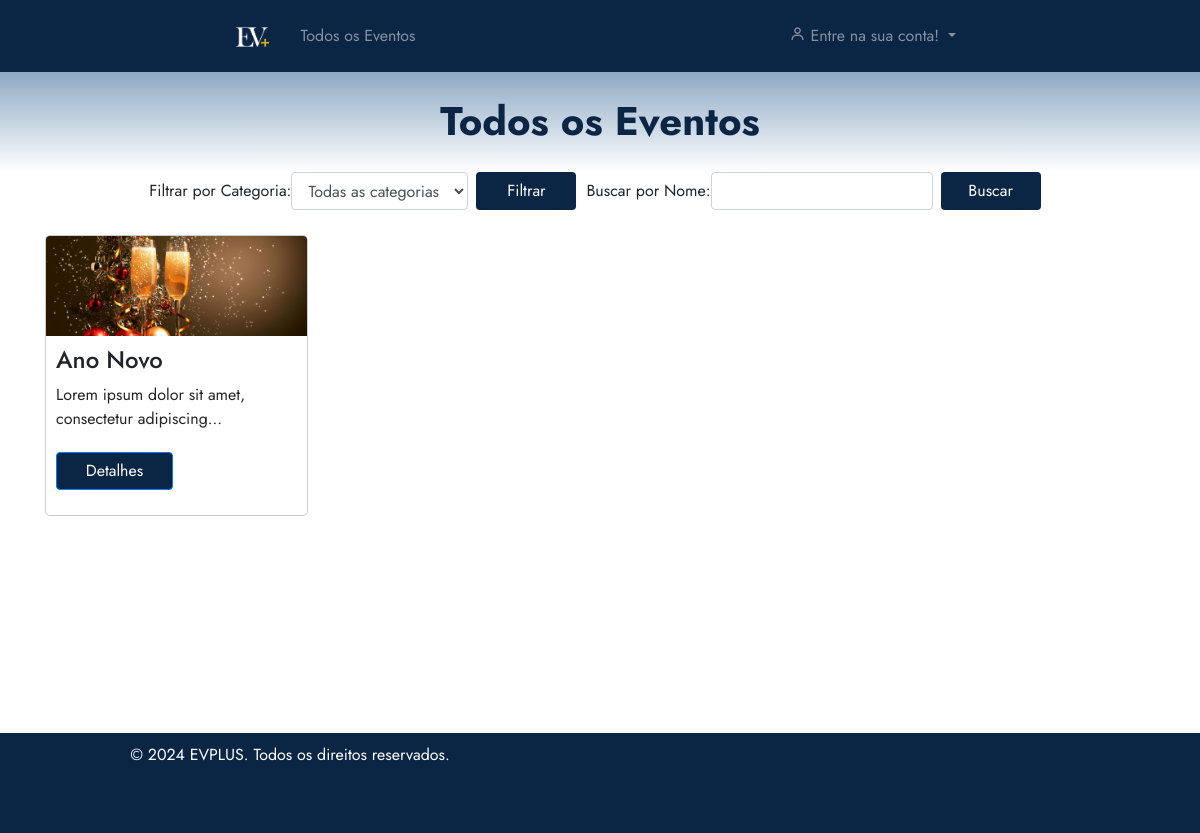
The app's page /eventos/todos-eventos/ with its own data.
### eventos/models.py (models this page shows, shortened)
class Evento(models.Model):
    user = models.ForeignKey(User, on_delete=models.CASCADE)
    clients = models.ManyToManyField(User, through='Inscricao', related_name='eventos')
    name = models.CharField(max_length=100)
    description = models.TextField()
    local = models.CharField(max_length=100)
    date = models.DateField()
    time = models.TimeField()
    category = models.CharField(max_length=100)
    banner = models.ImageField(null=True, blank=True, upload_to='banners/')
    limite_inscricoes = models.PositiveIntegerField(null=True, blank=True, verbose_name="Limite de Inscrições")
    finalizado = models.BooleanField(default=False)
    certificados = models.ManyToManyField(User, through='Certificado', related_name='eventos_certificados')
    avaliacoes = models.ManyToManyField(User, through='Avaliacao', related_name='eventos_avaliados')

### eventos/views.py (the view)
# urls.py: path('todos-eventos/', views.listarTodosEventos, name='todos_eventos'),
def listarTodosEventos(request):
    finalizarEventosVencidos()
    categoria = request.GET.get('categoria')
    nome = request.GET.get('nome')
    eventosDisponiveis = Evento.objects.filter(finalizado=False)
    if categoria:
        eventosDisponiveis = eventosDisponiveis.filter(category=categoria)
    if nome:
        eventosDisponiveis = eventosDisponiveis.filter(name__icontains=nome)
    for evento in eventosDisponiveis:
        if len(evento.name) > 15:
            evento.name = evento.name[:15] + '...'
        if len(evento.description) > 50:
            evento.description = evento.description[:50] + '...'
    return render(request, 'todosEventos.html', {'eventos': eventosDisponiveis})

### eventos/views.py (called while the page is built)
def finalizarEventosVencidos():
    eventos_vencidos = Evento.objects.filter(finalizado=False, date__lt=timezone.now())
    for evento in eventos_vencidos:
        evento.finalizado = True
        evento.save()

### eventos/templates/todosEventos.html (shortened to what this page needs)
{% extends 'base.html' %}
{% load static %}
{% block 'head' %}
    <link rel="stylesheet" href="{% static 'eventos/css/todosEventos.css' %}">
{% endblock %}
{% block 'dashboard' %}
    <div class="container">
        <div class="row">
            <div class="col-md-12">
                <form method="GET" action="{% url 'eventos:todos_eventos' %}" class="form-inline">
                    <div class="form-group mr-2">
                        <label for="categoria">Filtrar por Categoria:</label>
                        <select class="form-control" id="categoria" name="categoria">
                            <option value="">Todas as categorias</option>
                        </select>
                    </div>
                    <button type="submit" class="btn btn-filter">Filtrar</button>
                    <div class="form-group">
                        <label for="nome">Buscar por Nome:</label>
                        <input type="text" class="form-control mr-2" id="nome" name="nome">
                    </div>
                    <button type="submit" class="btn btn-filter">Buscar</button>
                </form>
            </div>
        </div>
        <div class="row" style="margin-bottom: 200px;">
            {% for evento in eventos %}
                <div class="col-md-4">
                    <div class="evento-card">
                        {% if evento.banner %}
                            <div class="evento-thumbnail" style="background-image: url('{{ evento.banner.url }}')"></div>
                        {% else %}
                            <img src="{% static 'images/placeholder10.jpg' %}" alt="Banner do Evento" class="evento-thumbnail">
                        {% endif %}
                        <div class="evento-info">
                            <h4>{{ evento.name }}</h4>
                            <p>{{ evento.description }}</p>
                            <a href="{% url 'eventos:detalhes_evento' evento.id %}" class="btn btn-primary">Detalhes</a>
                        </div>
                    </div>
                </div>
            {% endfor %}
        </div>
    </div>
{% endblock %}

### templates/static/general/css/base.css (style rules this page uses)
* { margin: 0; padding: 0; box-sizing: border-box; font-family: "Jost" , sans-serif; }

### templates/static/general/css/general.css (style rules this page uses)
:root { --main-color: #8da9c4; --dark-color: #0b2545; --light-color: #eef4ed; --contrast-color: #467afd; --differential-color: #134074; }

### templates/static/eventos/css/todosEventos.css (style rules this page uses)
.btn-primary { width: 117px; background-color: var(--dark-color); margin-top: 5px; margin-bottom: 15px; }
.btn-filter { height: 38px; width: 100px; background-color: var(--dark-color); padding: 5px; color: white; margin-right: 10px; }
.form-inline { margint-top: 20px; margin-bottom: 15px; display: flex; justify-content: center; }

### eventos/templates/todosEventos.html (style rules this page uses)
.evento-card { display: inline-block; width: 263px; margin: 10px; border: 1px solid #ccc; border-radius: 5px; overflow: hidden; }
.evento-thumbnail { width: 100%; height: 100px; background-size: cover; background-position: center; }
.evento-info { padding: 10px; }
.col-md-4 { margin-right: -90px; margin-left: -10px; }

### records on screen
Evento: banner (picture), name "Ano Novo", description "Lorem ipsum dolor sit amet, consectetur adipiscing..."
